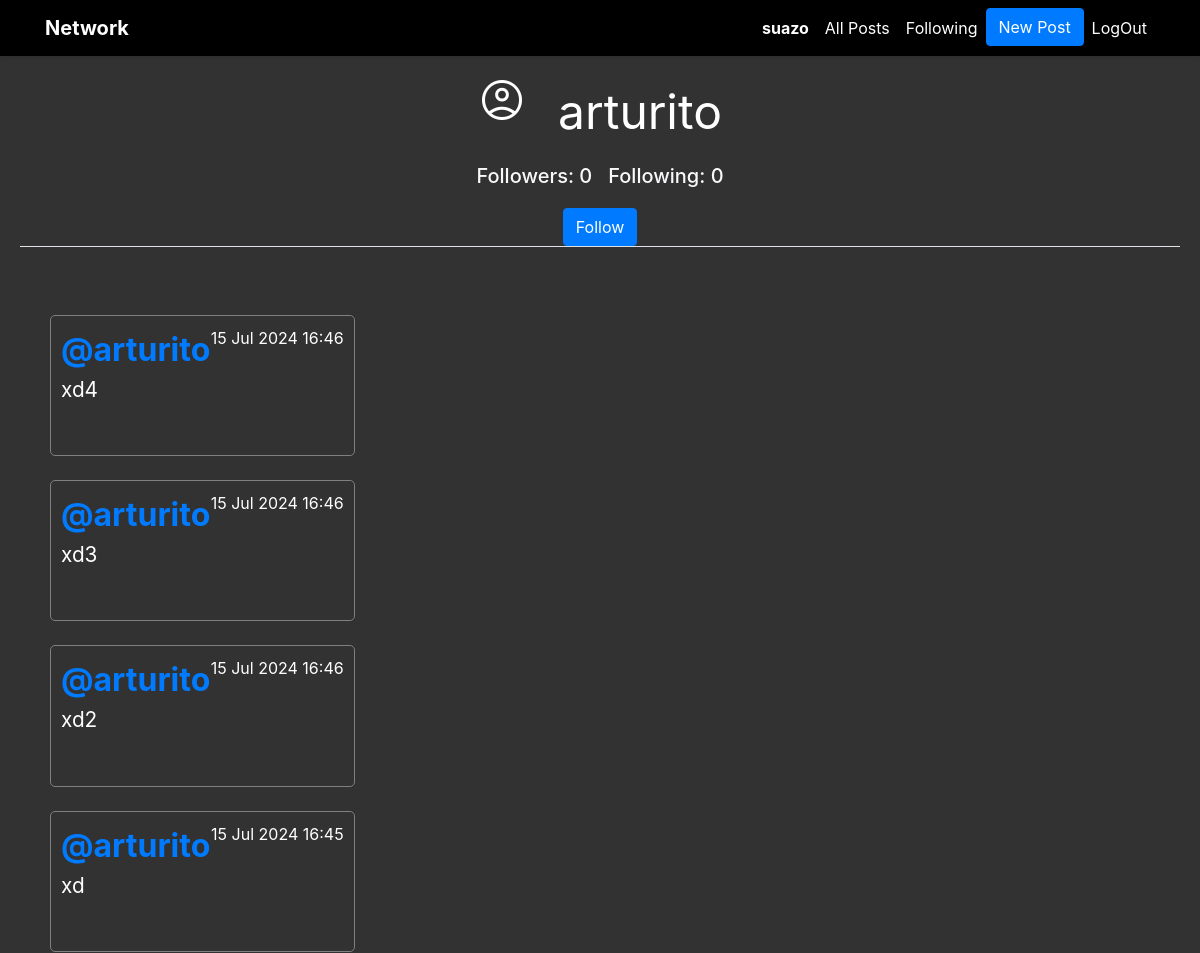
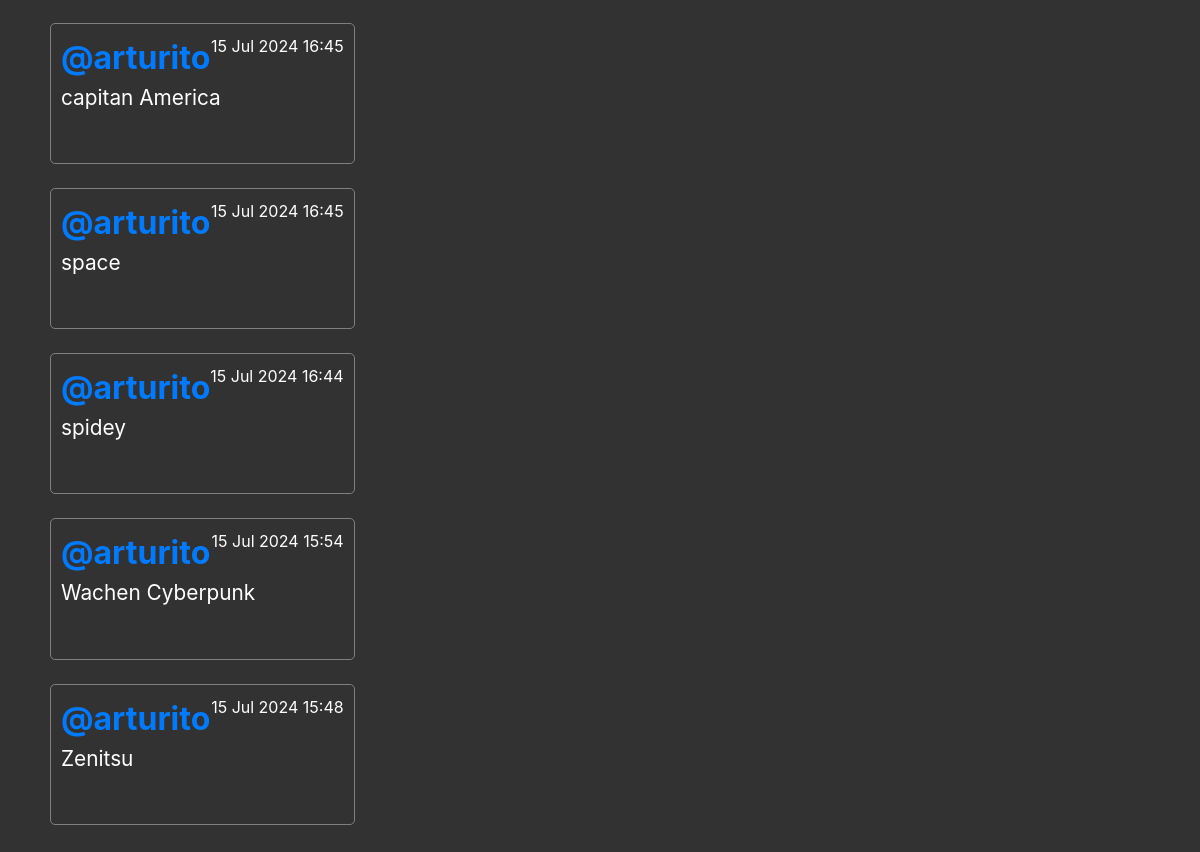
Screenshot of /profile/3 (signed in) with the database file from the repository (2 pictures, top to bottom).
### network/models.py (models this page shows, shortened)
class User(AbstractUser):
    pass

class Post(models.Model):
    content = models.CharField(max_length=500)
    user = models.ForeignKey(User, on_delete=models.CASCADE, related_name="userID")
    date = models.DateTimeField(auto_now_add=True)
    image = models.ImageField(upload_to='images/project4/', blank=True, null=True) # esto de imagenes aun no lo he puesto

### network/views.py (the view)
# urls.py: path("profile/<int:user_id>", views.profile, name="profile"),
def profile(request, user_id):
    user = User.objects.get(pk=user_id)
    allPosts = Post.objects.filter(user=user).order_by("id").reverse()
    if request.user == user:
        siguiendo = Follow.objects.filter(user=request.user)
    else:
        siguiendo = Follow.objects.filter(user=user)
    seguidores = Follow.objects.filter(user_follower=user)
    following = Follow.objects.filter(user=user)
    followers = Follow.objects.filter(user_follower=user)
    siguiendo = len(siguiendo)
    seguidores = len(seguidores)
    print(f" ====> siguiendo {siguiendo}")
    print(f" ====> seguidores {seguidores}")
    Isfollowing = None
    try:
        Isfollowing = Follow.objects.get(user=request.user, user_follower=user)
    except Follow.DoesNotExist:
        Isfollowing = None
    paginator = Paginator(allPosts, 10)
    page_number = request.GET.get('page')
    posts_of_the_page = paginator.get_page(page_number)
    return render(request, "network/profile.html", {
        "allPosts": allPosts,
        "posts_of_the_page": posts_of_the_page,
        "username": user.username,
        "following": following,
        "followers": followers,
        "isFollowing": Isfollowing,
        "user_profile": user
    })

### network/templates/network/profile.html (shortened to what this page needs)
{% extends "network/layout.html" %}
{% load cloudinary %}
{% block body %}
    <div class="contenedor_User border-bottom mb-5">
        <div class="d-flex justify-content-center flex-column">
                <div class="d-flex justify-content-center">
                    <span class="material-symbols-outlined circle-account">account_circle</span>
                    <span class="usernamePrincipal">{{ username }}</span>
                </div>
                <div class="d-flex justify-content-center mt-3">
                    <h5 class="card-title text-light followers_h5">Followers: {{ followers.count }}</h5>
                    <h5 class="card-title text-light">Following: {{ following.count }}</h5>
                </div>
                {% if user.is_authenticated %}
                {% if user != user_profile %}
                    {% if isFollowing %}
                    <div class="d-flex justify-content-center mt-2">
                        <form action="{% url 'unFollow' %}" method="post">
                            {% csrf_token %}
                            <input type="hidden" name="userFollow" value="{{ user_profile }}"/>
                            <button type="submit" class="btn btn-danger">UnFollow</button>
                        </form>
                    </div>
                    {% else %}
                    <div class="d-flex justify-content-center mt-2">
                        <form action="{% url 'Onfollow' %}" method="post">
                            <button type="submit" class="btn btn-primary">Follow</button>
                        </form>
                    </div>
                        {% endif %}
                {% endif %}
            {% endif %}
        </div>
    </div>
    <div class="container">
        <div class="row">
            <div class="d-flex justify-content-center">
                <div class="all-posts">
                    {% for post in posts_of_the_page %}
                        <div class="post mb-4">
                            <div class="post-header d-flex justify-content-between">
                                <div class="username">
                                    <a href="{% url 'profile' user_id=post.user.id %}">@{{post.user.username }}</a>
                                </div>
                                <div class="date">{{ post.date|date:"d M Y H:i" }}</div>
                            </div>
                            <div class="post-body">
                                <p class="content">{{ post.content }}</p>
                            </div>
                        </div>
                    {% endfor %}
                </div>
            </div>
        </div>
    </div>
{% endblock %}

### network/templates/network/layout.html (shortened to what this page needs)
{% load static %}
<!DOCTYPE html>
<html lang="en">
<head>
    <link rel="stylesheet" href="https://stackpath.bootstrapcdn.com/bootstrap/4.4.1/css/bootstrap.min.css">
    <link rel="stylesheet" href="https://cdnjs.cloudflare.com/ajax/libs/font-awesome/4.7.0/css/font-awesome.min.css">
    <link href="{% static 'network/styles.css' %}" rel="stylesheet">
</head>
<body>
<nav class="navbar navbar-expand-lg navbar-light">
    <div class="container">
        <a class="navbar-brand" href="{% url 'index' %}">Network</a>
        <div class="collapse navbar-collapse" id="navbarNav">
            <ul class="navbar-nav ml-auto">
                {% if user.is_authenticated %}
                    <li class="nav-item">
                        <a class="nav-link" href="{% url 'profile' user_id=user.id %}"><strong>{{ user.username }}</strong></a>
                    </li>
                {% endif %}
                <li class="nav-item">
                    <a class="nav-link" href="{% url 'index' %}">All Posts</a>
                </li>
                {% if user.is_authenticated %}
                    <li class="nav-item">
                        <a class="nav-link" href="{% url 'following' %}">Following</a>
                    </li>
                    <li>
                        <button type="button" class="btn btn-primary" data-bs-toggle="modal" data-bs-target="#exampleModal" data-bs-whatever="@mdo">New Post</button>
                    </li>
                    <li class="nav-item">
                        <a class="nav-link" href="{% url 'logout' %}">LogOut</a>
                    </li>
                {% endif %}
            </ul>
        </div>
    </div>
</nav>
<div class="body">
    {% block body %}
    {% endblock %}
</div>
</body>
</html>

### network/templates/network/layout.html (style rules this page uses)
html, body { background-color: rgb(51, 50, 50); color: white !important; }
.navbar { background-color: #000000; box-shadow: 0 2px 4px rgba(0,0,0,0.1); color: white !important; }
.navbar-brand { font-weight: bold; color: white !important; }
.navbar-nav .nav-item .nav-link { color: white !important; }
.body { padding: 20px; min-height: calc(100vh - 56px); color: white !important; }

### network/templates/network/profile.html (style rules this page uses)
.followers_h5 { margin-right: 1rem; }
.circle-account { font-size: 3rem; margin-right: 2rem; }
.usernamePrincipal { text-align: center; font-size: 3rem !important; }
.all-posts { display: flex; justify-content: flex-start; flex-direction: column; margin: 20px; }
.post { border: 1px solid gray; border-radius: 5px; padding: 10px; margin-bottom: 20px; }
.content { font-size: 1.3rem; margin-bottom: 1rem; }
.username { font-size: 2rem; font-weight: bold; }
.date { font-size: 1rem; color: rgb(255, 255, 255); }

### rows the page displays
User: username "suazo"
User: username "arturito"
Post: user.username "arturito", date "15 Jul 2024 16:46", content "xd4"
Post: user.username "arturito", date "15 Jul 2024 16:46", content "xd3"
Post: user.username "arturito", date "15 Jul 2024 16:46", content "xd2"
Post: user.username "arturito", date "15 Jul 2024 16:45", content "xd"
Post: user.username "arturito", date "15 Jul 2024 16:45", content "capitan America"
Post: user.username "arturito", date "15 Jul 2024 16:45", content "space"
Post: user.username "arturito", date "15 Jul 2024 16:44", content "spidey"
Post: user.username "arturito", date "15 Jul 2024 15:54", content "Wachen Cyberpunk"
Post: user.username "arturito", date "15 Jul 2024 15:48", content "Zenitsu"

### other values shown
{{ followers.count }} "0"
{{ following.count }} "0"
